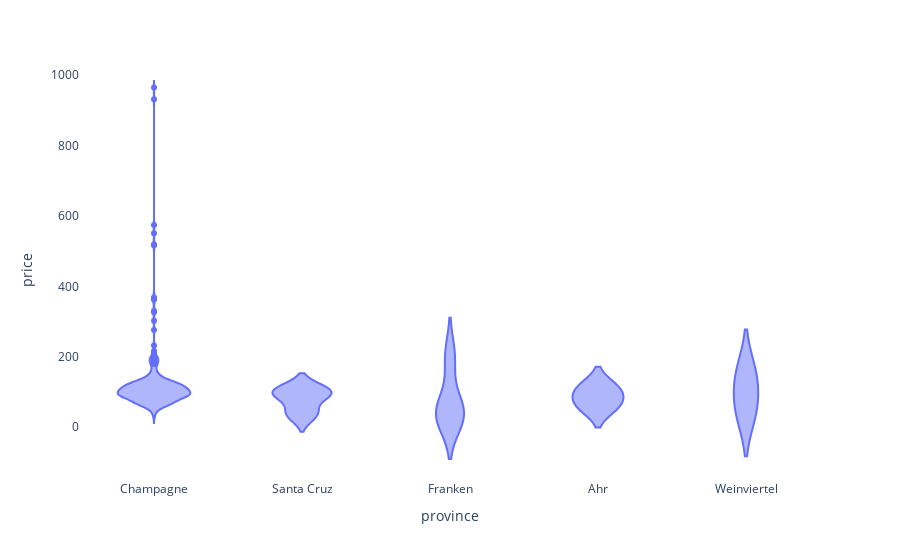

Notebook code for this chart:
### Code cell
expensive = wine.groupby('province')['price'].mean().sort_values(ascending=False)[:5].index.tolist()
data = wine[wine['province'].isin(expensive)]
fig322 = px.violin(data, x='province', y='price',labels=dict(x="Country", y="Average Price"))
fig322.update_layout(paper_bgcolor = "rgba(0,0,0,0)",
                  plot_bgcolor = "rgba(0,0,0,0)")
fig322.show()

### Figure 1 — Plotly figure (JSON) as saved in the notebook; plotly's stock layout.template omitted (floating-point values rounded to 4 significant figures; data arrays with more than 128 entries replaced by an {"elided": "..."} marker saying what was removed)
{"data": [{"alignmentgroup": "True", "box": {"visible": false}, "hovertemplate": "province=%{x}<br>price=%{y}<extra></extra>", "legendgroup": "", "marker": {"color": "#636efa"}, "name": "", "offsetgroup": "", "orientation": "v", "scalegroup": "True", "showlegend": false, "type": "violin", "x": {"elided": "381 str values"}, "x0": " ", "xaxis": "x", "y": {"elided": "381 float values"}, "y0": " ", "yaxis": "y"}], "layout": {"legend": {"tracegroupgap": 0}, "margin": {"t": 60}, "paper_bgcolor": "rgba(0,0,0,0)", "plot_bgcolor": "rgba(0,0,0,0)", "violinmode": "group", "xaxis": {"anchor": "y", "domain": [0, 1], "title": {"text": "province"}}, "yaxis": {"anchor": "x", "domain": [0, 1], "title": {"text": "price"}}}}
